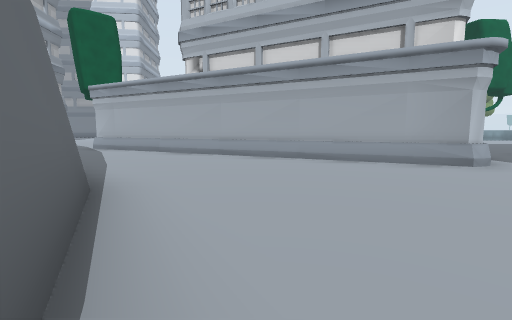
view 1 (above)

21 first-person views from a walk through a 3-D level made in the Unity game engine. The camera is 1.2 m above the floor, tilts 6° down and sees 85° across. The floor is counted in squares, 2 m on a side. Each view is taken from the middle of a square. On the plan, view 1 faces up. The plan holds only what a view shows up to about 9 squares ahead; the rest is blank. The place goes on beyond the plan.

view 2
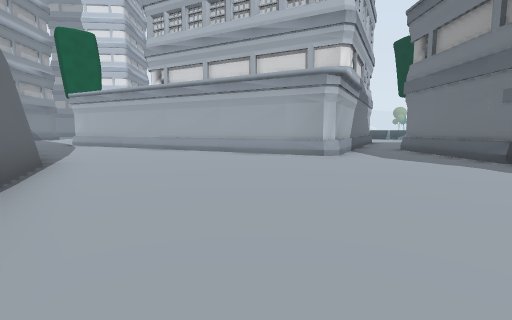

view 3
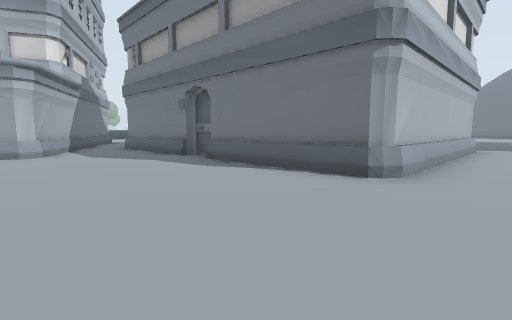

view 4
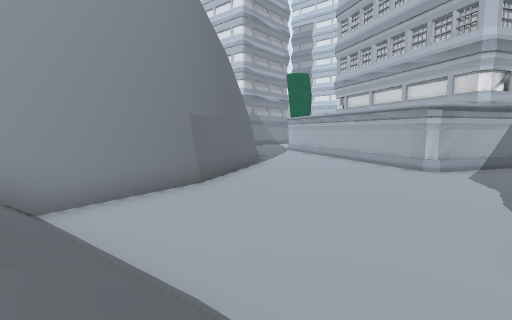

view 5
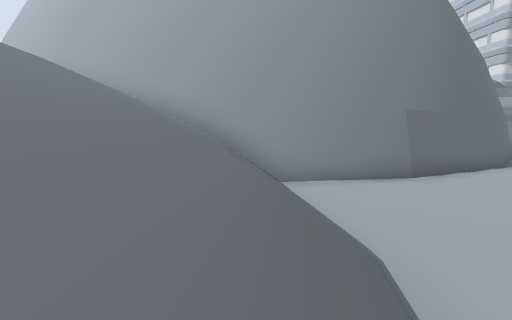

view 6
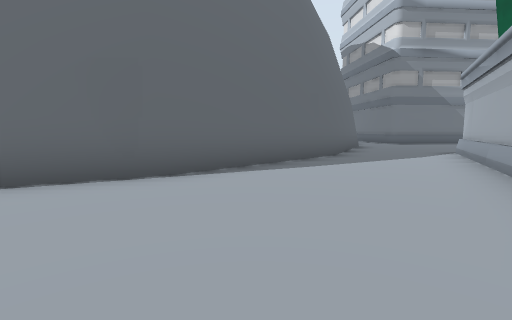

view 7
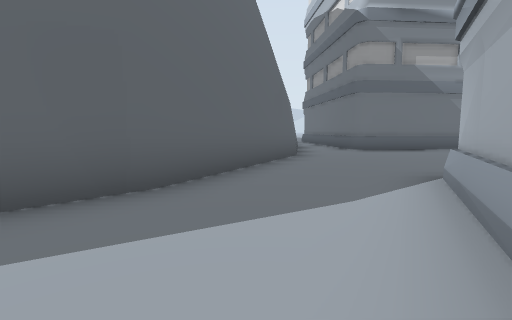

view 8
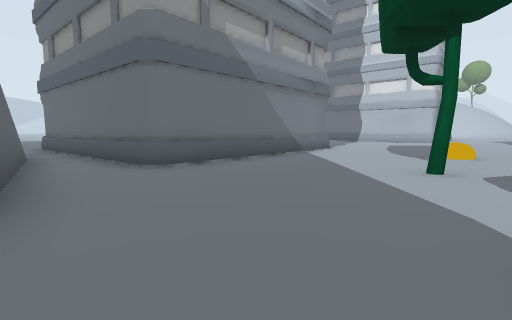

view 9
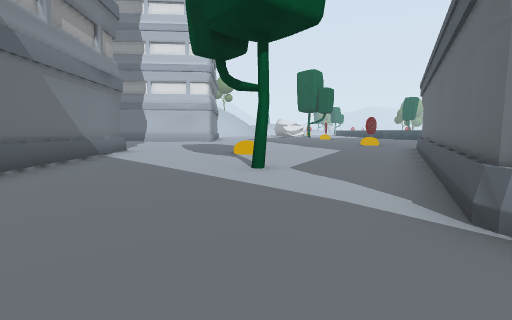

view 10
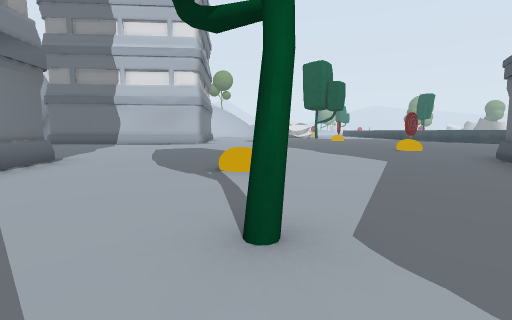

view 11
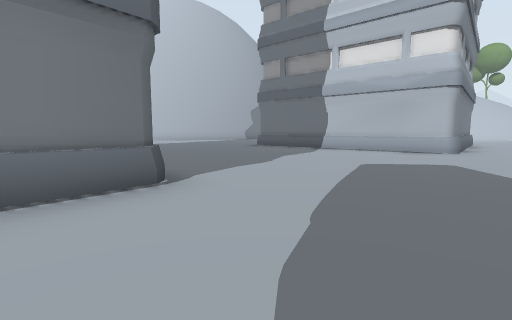

view 12
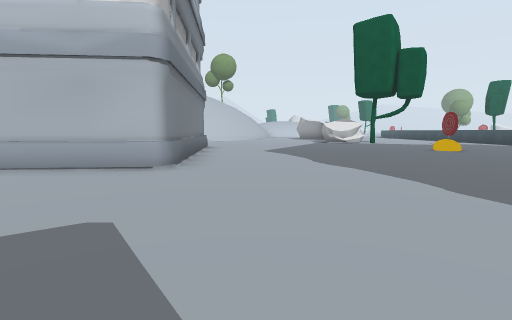

view 13
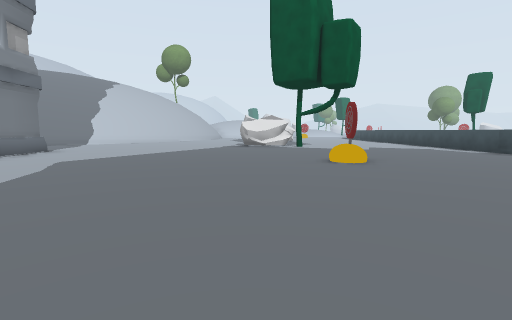

view 14
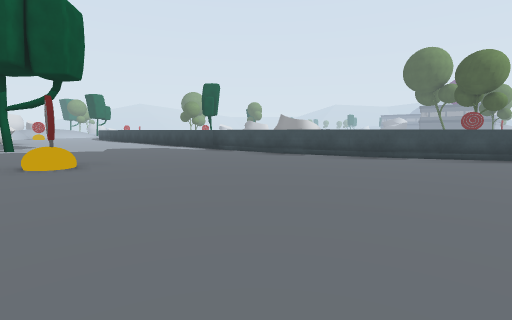

view 15
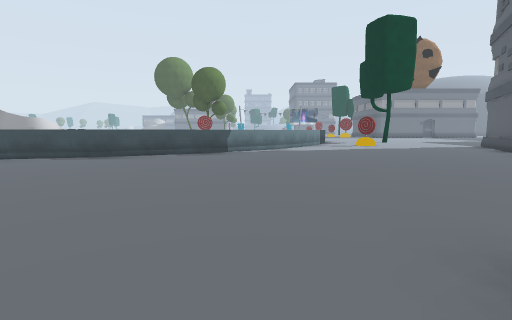

view 16
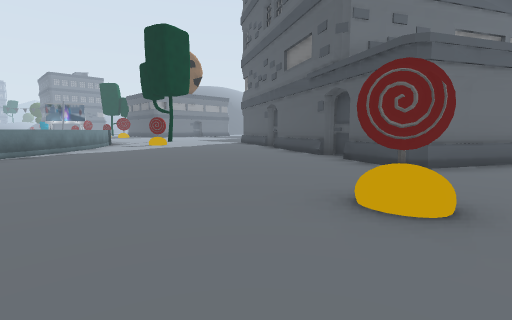

view 17
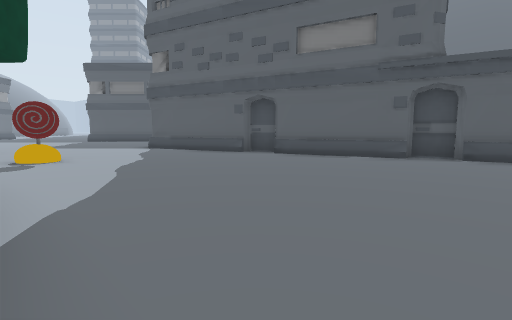

view 18
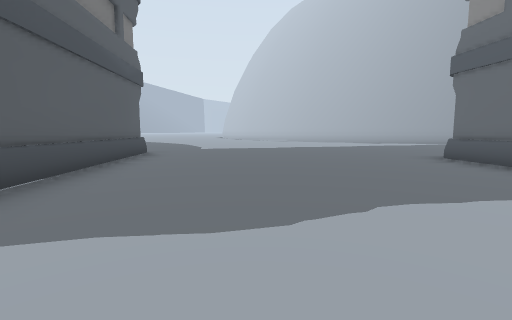

view 19
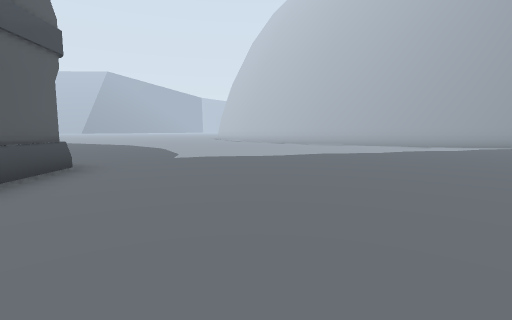

view 20
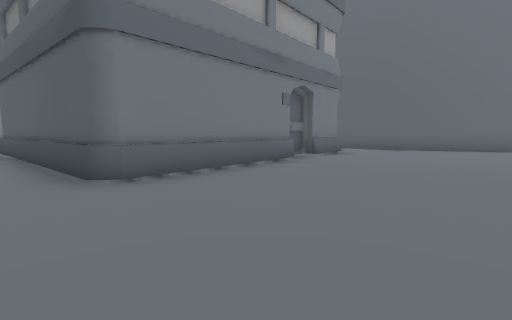

view 21
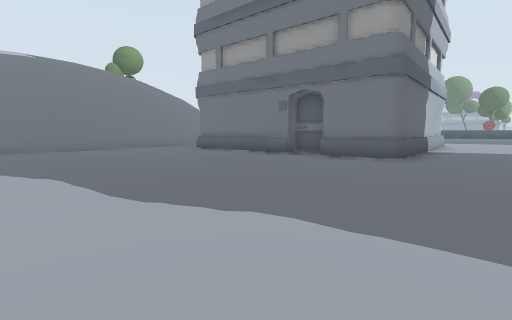

### Floor plan
Key: @ floor where view 1 was taken; # wall or solid block; . floor; / step, stairs or slope; = window, fence, low wall or low ledge; ^ raised ledge; O other object.
Columns run from 22 left of view 1 to 8 right of it. Each row starts with its distance up from view 1.
 32  //                 O.
 31 #=/=        .............^
 30 ....        O............^
 29 .....       #............#
 28 ......#     #.......O....^
 27 ......#     #............^
 26 ......O     #............^
 25 ......#     #.............
 24 ......#    ##.............^
 23 ......##O.................^
 22 ...........................^
 21 .................  ........#^
 20 ....................O........^
 19 ..............................
 18 ...............................
 17 .....................O.........
 16 .....#######........##OO......O
 15 .....#     #...O...O   ##O.....
 14 .....#     #.......O    ###....
 13  ....#     #...O..O       ###..
 12  ....#     #......O
 11  ....##    #.....O
 10  ....O######.....O
  9  ................OO
  8  ...##   #####.....OO
  7   .##        ###.....OO    O.#
  6   ##           ###.....OO O..#
  5                  ##......OO..#
  4                   ##.........#
  3                    ##........#
  2                     #........#
  1                     ##.......#
  0                      #@......#
 -1                      ##......##
 -2                       #........
 -3                       #........
 -4                        /.////
 -5                        ///////

Where each view was taken, in squares from view 1:
view 1: 0 up, 0 right, facing up
view 2: 2 down, 2 right, facing up
view 3: 3 down, 3 right, facing up-right
view 4: 5 down, 6 right, facing up-left
view 5: 5 down, 7 right, facing left
view 6: 4 up, 2 right, facing left
view 7: 7 up, 2 left, facing left
view 8: 8 up, 6 left, facing up-left
view 9: 8 up, 7 left, facing up
view 10: 11 up, 7 left, facing up
view 11: 15 up, 8 left, facing up-left
view 12: 19 up, 8 left, facing up
view 13: 22 up, 4 left, facing up
view 14: 22 up, 3 left, facing up-right
view 15: 21 up, 3 left, facing right
view 16: 22 up, 3 left, facing down-right
view 17: 22 up, 4 right, facing down
view 18: 19 up, 10 left, facing left
view 19: 19 up, 13 left, facing left
view 20: 17 up, 21 left, facing down-right
view 21: 21 up, 22 left, facing up-right
